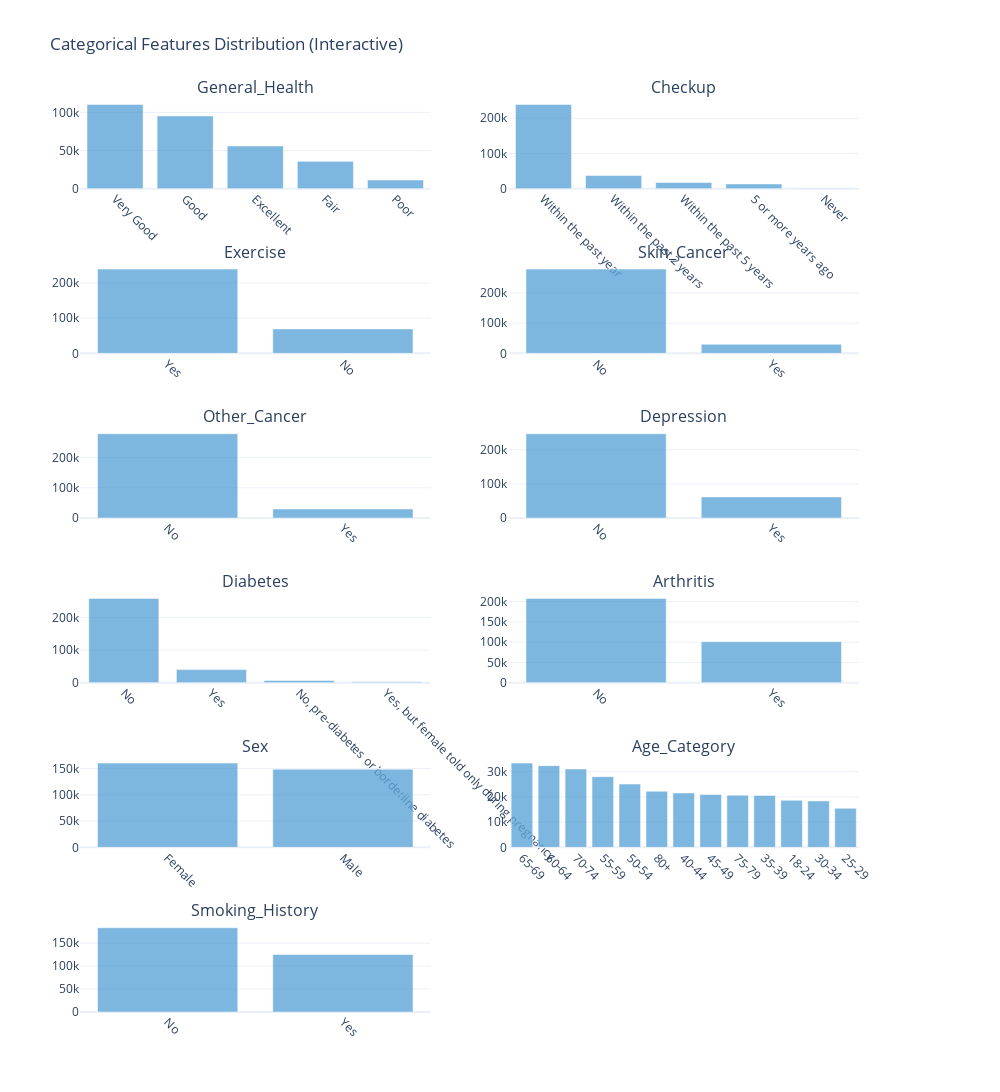

This figure's notebook cell:
### Code cell
cat_cols = ['General_Health', 'Checkup', 'Exercise', 'Skin_Cancer', 'Other_Cancer', 
            'Depression', 'Diabetes', 'Arthritis', 'Sex', 'Age_Category', 'Smoking_History']

# نحدد عدد الصفوف والأعمدة (زي 6x2)
fig = sp.make_subplots(rows=6, cols=2, subplot_titles=cat_cols)

# نرسم كل عمود في subplot منفصل
for i, col in enumerate(cat_cols):
    row = (i // 2) + 1
    col_pos = (i % 2) + 1
    data = df[col].value_counts().reset_index()
    data.columns = [col, 'Count']
    
    bar = go.Bar(
        x=data[col],
        y=data['Count'],
        name=col,
        marker=dict(color='rgba(93, 164, 214, 0.8)')  # لون مريح
    )
    
    fig.add_trace(bar, row=row, col=col_pos)

# تنسيق الشكل العام
fig.update_layout(
    height=2500,
    width=1000,
    title_text='Categorical Features Distribution (Interactive)',
    showlegend=False,
    template='plotly_white'
)

# تدوير أسماء الفئات لسهولة القراءة
fig.update_xaxes(tickangle=45)

fig.show()

### Figure 1 — Plotly figure (JSON) as saved in the notebook; plotly's stock layout.template omitted (floating-point values rounded to 4 significant figures)
{"data": [{"marker": {"color": "rgba(93, 164, 214, 0.8)"}, "name": "General_Health", "type": "bar", "x": ["Very Good", "Good", "Excellent", "Fair", "Poor"], "xaxis": "x", "y": [110395, 95364, 55954, 35810, 11331], "yaxis": "y"}, {"marker": {"color": "rgba(93, 164, 214, 0.8)"}, "name": "Checkup", "type": "bar", "x": ["Within the past year", "Within the past 2 years", "Within the past 5 years", "5 or more years ago", "Never"], "xaxis": "x2", "y": [239371, 37213, 17442, 13421, 1407], "yaxis": "y2"}, {"marker": {"color": "rgba(93, 164, 214, 0.8)"}, "name": "Exercise", "type": "bar", "x": ["Yes", "No"], "xaxis": "x3", "y": [239381, 69473], "yaxis": "y3"}, {"marker": {"color": "rgba(93, 164, 214, 0.8)"}, "name": "Skin_Cancer", "type": "bar", "x": ["No", "Yes"], "xaxis": "x4", "y": [278860, 29994], "yaxis": "y4"}, {"marker": {"color": "rgba(93, 164, 214, 0.8)"}, "name": "Other_Cancer", "type": "bar", "x": ["No", "Yes"], "xaxis": "x5", "y": [278976, 29878], "yaxis": "y5"}, {"marker": {"color": "rgba(93, 164, 214, 0.8)"}, "name": "Depression", "type": "bar", "x": ["No", "Yes"], "xaxis": "x6", "y": [246953, 61901], "yaxis": "y6"}, {"marker": {"color": "rgba(93, 164, 214, 0.8)"}, "name": "Diabetes", "type": "bar", "x": ["No", "Yes", "No, pre-diabetes or borderline diabetes", "Yes, but female told only during pregnancy"], "xaxis": "x7", "y": [259141, 40171, 6896, 2646], "yaxis": "y7"}, {"marker": {"color": "rgba(93, 164, 214, 0.8)"}, "name": "Arthritis", "type": "bar", "x": ["No", "Yes"], "xaxis": "x8", "y": [207783, 101071], "yaxis": "y8"}, {"marker": {"color": "rgba(93, 164, 214, 0.8)"}, "name": "Sex", "type": "bar", "x": ["Female", "Male"], "xaxis": "x9", "y": [160196, 148658], "yaxis": "y9"}, {"marker": {"color": "rgba(93, 164, 214, 0.8)"}, "name": "Age_Category", "type": "bar", "x": ["65-69", "60-64", "70-74", "55-59", "50-54", "80+", "40-44", "45-49", "75-79", "35-39", "18-24", "30-34", "25-29"], "xaxis": "x10", "y": [33434, 32418, 31103, 28054, 25097, 22271, 21595, 20968, 20705, 20606, 18681, 18428, 15494], "yaxis": "y10"}, {"marker": {"color": "rgba(93, 164, 214, 0.8)"}, "name": "Smoking_History", "type": "bar", "x": ["No", "Yes"], "xaxis": "x11", "y": [183590, 125264], "yaxis": "y11"}], "layout": {"annotations": [{"font": {"size": 16}, "showarrow": false, "text": "General_Health", "x": 0.225, "xanchor": "center", "xref": "paper", "y": 1.0, "yanchor": "bottom", "yref": "paper"}, {"font": {"size": 16}, "showarrow": false, "text": "Checkup", "x": 0.775, "xanchor": "center", "xref": "paper", "y": 1.0, "yanchor": "bottom", "yref": "paper"}, {"font": {"size": 16}, "showarrow": false, "text": "Exercise", "x": 0.225, "xanchor": "center", "xref": "paper", "y": 0.8194, "yanchor": "bottom", "yref": "paper"}, {"font": {"size": 16}, "showarrow": false, "text": "Skin_Cancer", "x": 0.775, "xanchor": "center", "xref": "paper", "y": 0.8194, "yanchor": "bottom", "yref": "paper"}, {"font": {"size": 16}, "showarrow": false, "text": "Other_Cancer", "x": 0.225, "xanchor": "center", "xref": "paper", "y": 0.6389, "yanchor": "bottom", "yref": "paper"}, {"font": {"size": 16}, "showarrow": false, "text": "Depression", "x": 0.775, "xanchor": "center", "xref": "paper", "y": 0.6389, "yanchor": "bottom", "yref": "paper"}, {"font": {"size": 16}, "showarrow": false, "text": "Diabetes", "x": 0.225, "xanchor": "center", "xref": "paper", "y": 0.4583, "yanchor": "bottom", "yref": "paper"}, {"font": {"size": 16}, "showarrow": false, "text": "Arthritis", "x": 0.775, "xanchor": "center", "xref": "paper", "y": 0.4583, "yanchor": "bottom", "yref": "paper"}, {"font": {"size": 16}, "showarrow": false, "text": "Sex", "x": 0.225, "xanchor": "center", "xref": "paper", "y": 0.2778, "yanchor": "bottom", "yref": "paper"}, {"font": {"size": 16}, "showarrow": false, "text": "Age_Category", "x": 0.775, "xanchor": "center", "xref": "paper", "y": 0.2778, "yanchor": "bottom", "yref": "paper"}, {"font": {"size": 16}, "showarrow": false, "text": "Smoking_History", "x": 0.225, "xanchor": "center", "xref": "paper", "y": 0.09722, "yanchor": "bottom", "yref": "paper"}], "height": 2500, "showlegend": false, "title": {"text": "Categorical Features Distribution (Interactive)"}, "width": 1000, "xaxis": {"anchor": "y", "domain": [0, 0.45], "tickangle": 45}, "xaxis10": {"anchor": "y10", "domain": [0.55, 1], "tickangle": 45}, "xaxis11": {"anchor": "y11", "domain": [0, 0.45], "tickangle": 45}, "xaxis12": {"anchor": "y12", "domain": [0.55, 1], "tickangle": 45}, "xaxis2": {"anchor": "y2", "domain": [0.55, 1], "tickangle": 45}, "xaxis3": {"anchor": "y3", "domain": [0, 0.45], "tickangle": 45}, "xaxis4": {"anchor": "y4", "domain": [0.55, 1], "tickangle": 45}, "xaxis5": {"anchor": "y5", "domain": [0, 0.45], "tickangle": 45}, "xaxis6": {"anchor": "y6", "domain": [0.55, 1], "tickangle": 45}, "xaxis7": {"anchor": "y7", "domain": [0, 0.45], "tickangle": 45}, "xaxis8": {"anchor": "y8", "domain": [0.55, 1], "tickangle": 45}, "xaxis9": {"anchor": "y9", "domain": [0, 0.45], "tickangle": 45}, "yaxis": {"anchor": "x", "domain": [0.9028, 1.0]}, "yaxis10": {"anchor": "x10", "domain": [0.1806, 0.2778]}, "yaxis11": {"anchor": "x11", "domain": [0, 0.09722]}, "yaxis12": {"anchor": "x12", "domain": [0, 0.09722]}, "yaxis2": {"anchor": "x2", "domain": [0.9028, 1.0]}, "yaxis3": {"anchor": "x3", "domain": [0.7222, 0.8194]}, "yaxis4": {"anchor": "x4", "domain": [0.7222, 0.8194]}, "yaxis5": {"anchor": "x5", "domain": [0.5417, 0.6389]}, "yaxis6": {"anchor": "x6", "domain": [0.5417, 0.6389]}, "yaxis7": {"anchor": "x7", "domain": [0.3611, 0.4583]}, "yaxis8": {"anchor": "x8", "domain": [0.3611, 0.4583]}, "yaxis9": {"anchor": "x9", "domain": [0.1806, 0.2778]}}}
